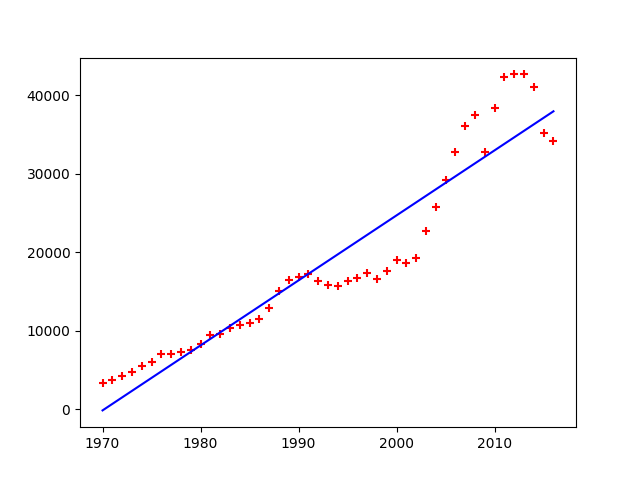

Recreate this plot in Python.
import pandas as pd
import numpy as np
import matplotlib.pyplot as plt
from sklearn import linear_model
import joblib

df=pd.read_excel('book1.xlsx')

reg=linear_model.LinearRegression()
reg.fit(df[['year']],df['per capita income (US$)'])

print(reg.predict([[2020]]))
'''plt.scatter(df.year,df['per capita income (US$)'],color='red',marker='+')
plt.plot(df.year,reg.predict(df[['year']]),color='blue')
plt.savefig('ex1.png')
plt.show()'''

joblib.dump(reg,'model_ex1')
model=joblib.load('model_ex1')
print(model.predict([[2020]]))